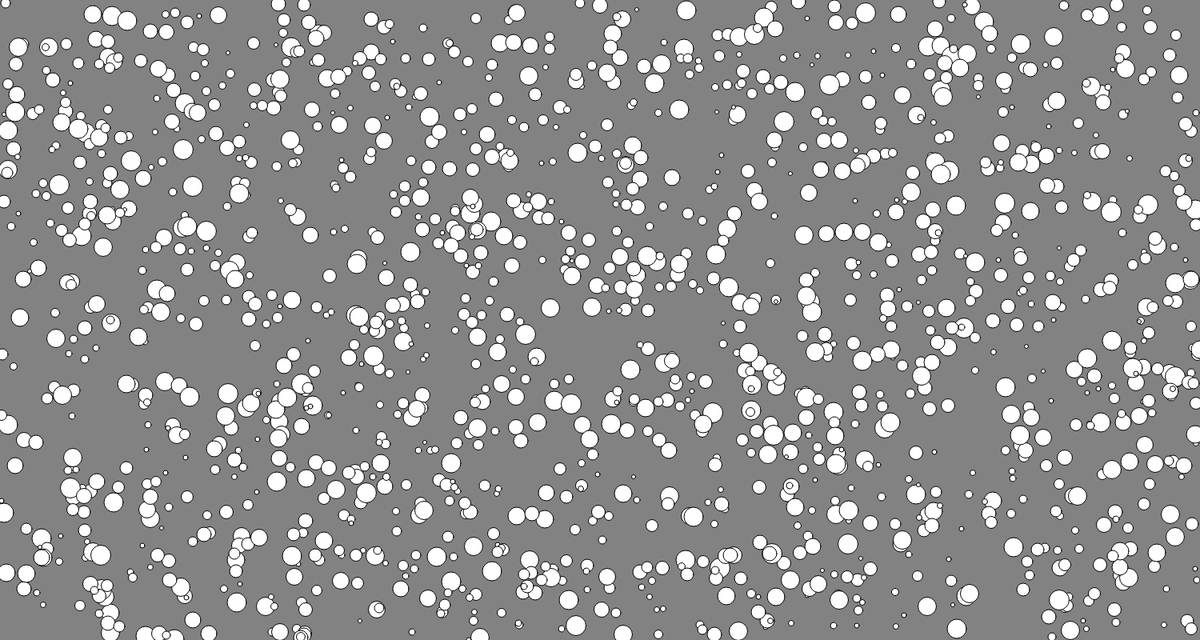
Frame 1 (no input)
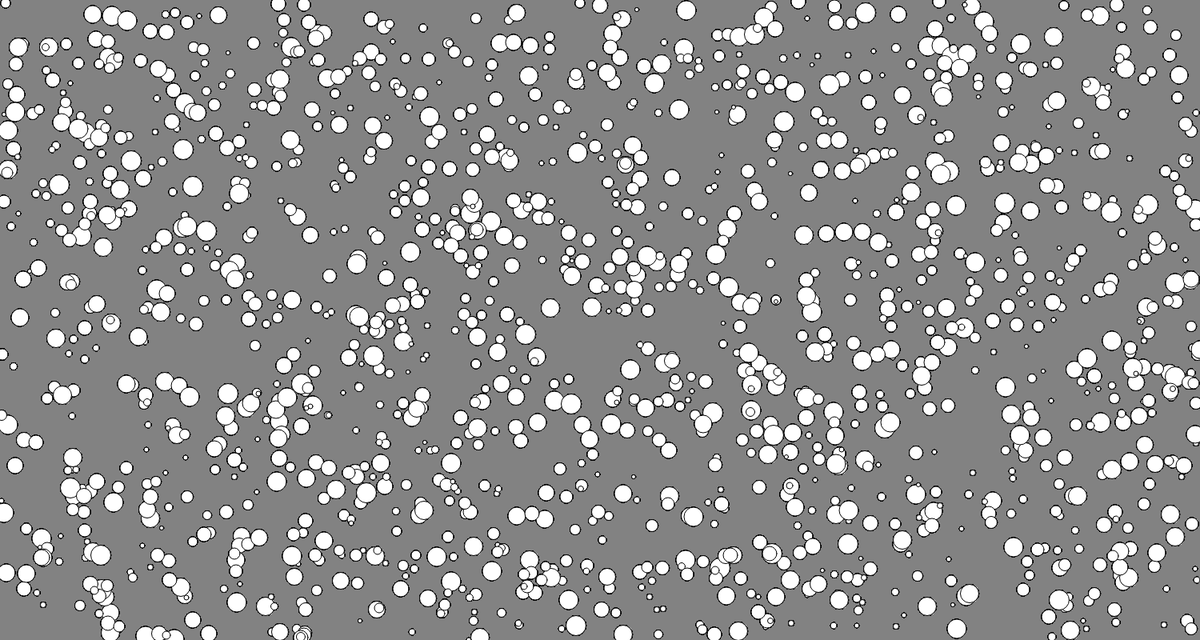
Frame 60 (no input)
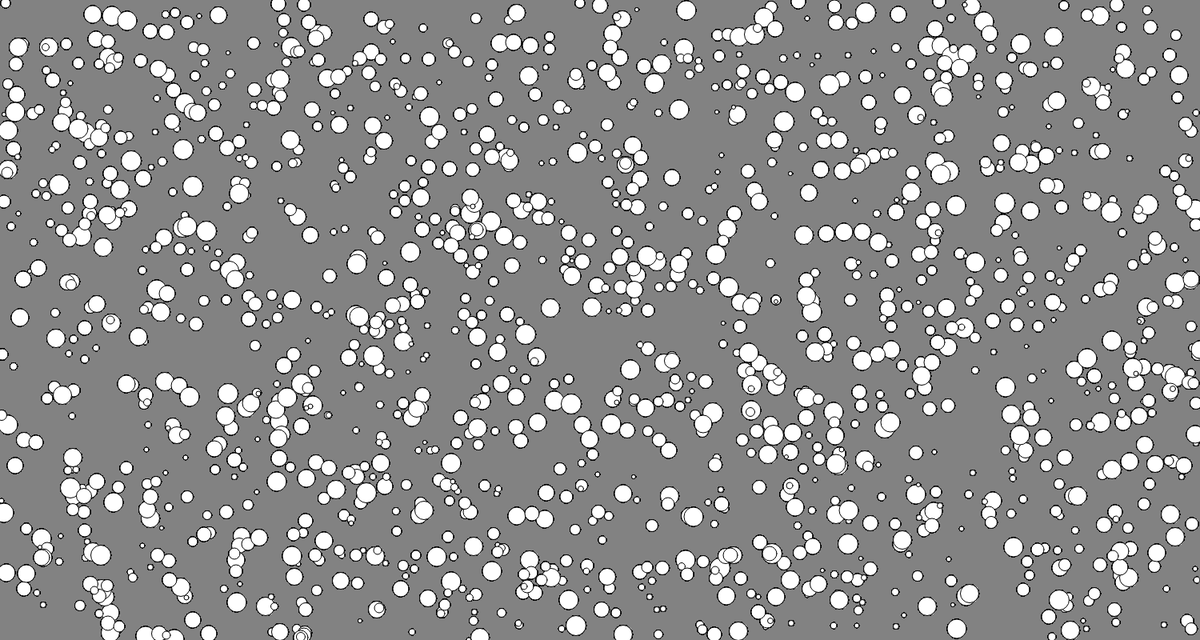
Frame 120 (the mouse pressed at the canvas centre since frame 60)

The p5.js sketch that drew these frames (run headless with seeded random() and noise() and a simulated clock; from frame 60 on, the mouse is pressed at the canvas centre):

// p5.js sketch
// ── sketch.js
let molecules=[]

for(let i=0; i<1500; i++){
        molecules.push(new Molecule())
    }

for(let i=0;i<molecules.length;i++){
    console.log(molecules.posX);
}

function setup(){
    createCanvas(1500,800);
    background(130);   
}

function draw(){
    for(let i=0;i<molecules.length;i++){
        ellipse(
            molecules[i].posX,
            molecules[i].posY,
            molecules[i].radius
            );
    }
}
// ── m.js
class Molecule{
    constructor(){
        this.posX = Math.round(Math.random()*1500);
        this.posY = Math.round(Math.random()*800);
        this.radius = Math.round(Math.random()*20+5);
        this.speedX = Math.round(Math.random()*3+0.5);
        this.speedY = Math.round(Math.random()*3+0.5);
    }
}
